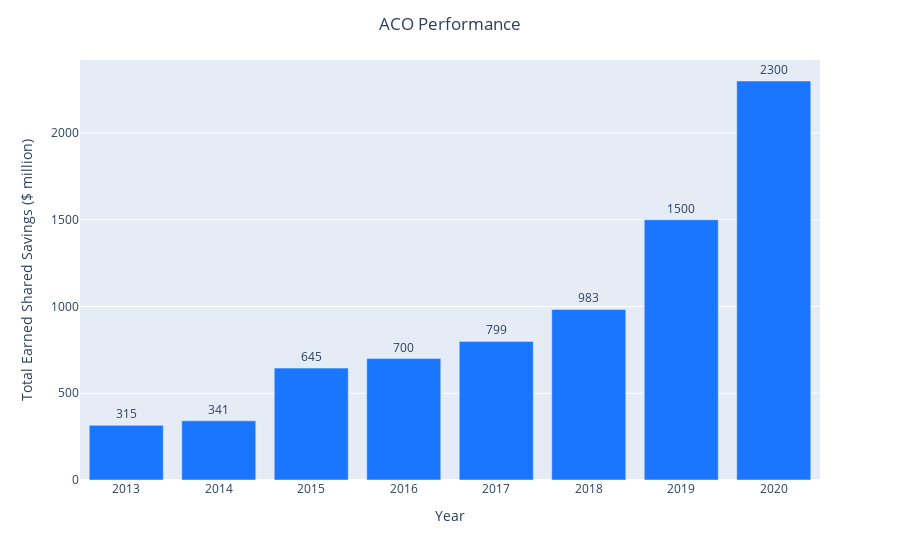

Here is the notebook cell this chart was saved with:
### Code cell
fig = px.bar(shared_savings_df, x="Year", y='Total Earned Shared Savings ($ million)', text_auto=True)
fig.update_layout(title_text='ACO Performance', title_x=0.5)
fig.update_traces(marker_color='rgb(26, 118, 255)',  textposition='outside')
fig.show()

### Figure 1 — Plotly figure (JSON) as saved in the notebook; plotly's stock layout.template omitted (floating-point values rounded to 4 significant figures)
{"data": [{"alignmentgroup": "True", "hovertemplate": "Year=%{x}<br>Total Earned Shared Savings ($ million)=%{y}<extra></extra>", "legendgroup": "", "marker": {"color": "rgb(26, 118, 255)", "pattern": {"shape": ""}}, "name": "", "offsetgroup": "", "orientation": "v", "showlegend": false, "textposition": "outside", "texttemplate": "%{y}", "type": "bar", "x": [2020, 2019, 2018, 2017, 2016, 2015, 2014, 2013], "xaxis": "x", "y": [2300, 1500, 983, 799, 700, 645, 341, 315], "yaxis": "y"}], "layout": {"barmode": "relative", "legend": {"tracegroupgap": 0}, "margin": {"t": 60}, "title": {"text": "ACO Performance", "x": 0.5}, "xaxis": {"anchor": "y", "domain": [0, 1], "title": {"text": "Year"}}, "yaxis": {"anchor": "x", "domain": [0, 1], "title": {"text": "Total Earned Shared Savings ($ million)"}}}}
